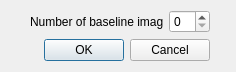
<?xml version="1.0" encoding="UTF-8"?>
<ui version="4.0">
 <class>Dialog</class>
 <widget class="QDialog" name="Dialog">
  <property name="geometry">
   <rect>
    <x>0</x>
    <y>0</y>
    <width>236</width>
    <height>72</height>
   </rect>
  </property>
  <property name="windowTitle">
   <string>Analysis</string>
  </property>
  <widget class="QWidget" name="">
   <property name="geometry">
    <rect>
     <x>30</x>
     <y>10</y>
     <width>180</width>
     <height>53</height>
    </rect>
   </property>
   <layout class="QVBoxLayout" name="verticalLayout">
    <item>
     <layout class="QHBoxLayout" name="horizontalLayout">
      <item>
       <widget class="QLabel" name="label">
        <property name="text">
         <string>Number of baseline images</string>
        </property>
       </widget>
      </item>
      <item>
       <widget class="QSpinBox" name="spinBox"/>
      </item>
     </layout>
    </item>
    <item>
     <widget class="QDialogButtonBox" name="buttonBox">
      <property name="orientation">
       <enum>Qt::Horizontal</enum>
      </property>
      <property name="standardButtons">
       <set>QDialogButtonBox::Cancel|QDialogButtonBox::Ok</set>
      </property>
     </widget>
    </item>
   </layout>
  </widget>
  <zorder>buttonBox</zorder>
  <zorder>label</zorder>
  <zorder>spinBox</zorder>
  <zorder></zorder>
 </widget>
 <resources/>
 <connections>
  <connection>
   <sender>buttonBox</sender>
   <signal>accepted()</signal>
   <receiver>Dialog</receiver>
   <slot>accept()</slot>
   <hints>
    <hint type="sourcelabel">
     <x>248</x>
     <y>254</y>
    </hint>
    <hint type="destinationlabel">
     <x>157</x>
     <y>274</y>
    </hint>
   </hints>
  </connection>
  <connection>
   <sender>buttonBox</sender>
   <signal>rejected()</signal>
   <receiver>Dialog</receiver>
   <slot>reject()</slot>
   <hints>
    <hint type="sourcelabel">
     <x>316</x>
     <y>260</y>
    </hint>
    <hint type="destinationlabel">
     <x>286</x>
     <y>274</y>
    </hint>
   </hints>
  </connection>
 </connections>
</ui>
